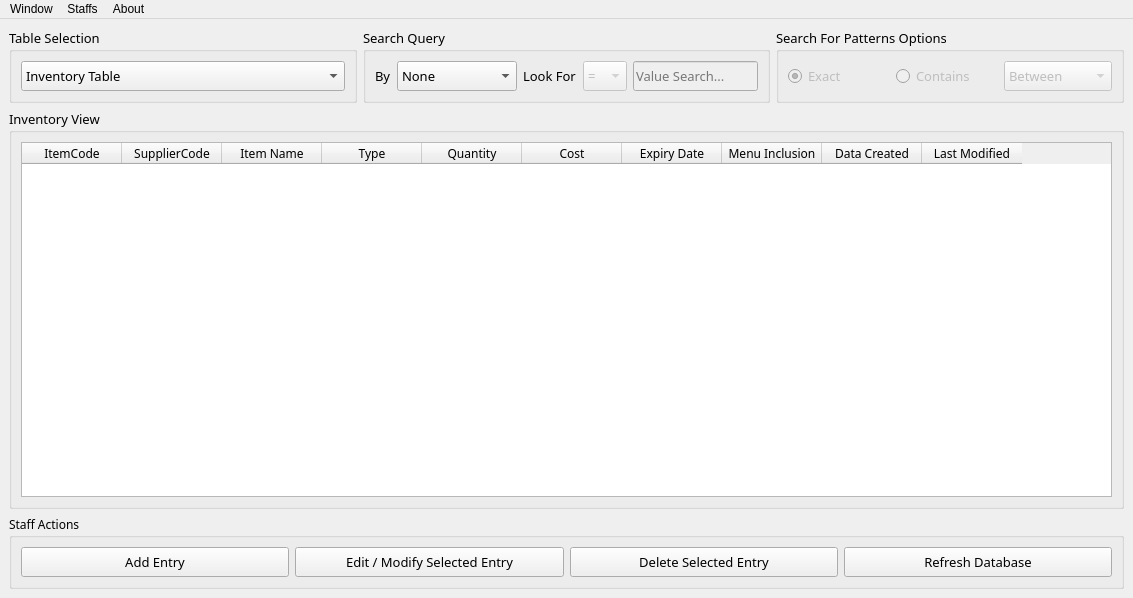
<?xml version="1.0" encoding="UTF-8"?>
<ui version="4.0">
 <class>Route88_InventorySystemView</class>
 <widget class="QMainWindow" name="Route88_InventorySystemView">
  <property name="windowModality">
   <enum>Qt::ApplicationModal</enum>
  </property>
  <property name="geometry">
   <rect>
    <x>0</x>
    <y>0</y>
    <width>1133</width>
    <height>598</height>
   </rect>
  </property>
  <property name="mouseTracking">
   <bool>true</bool>
  </property>
  <property name="focusPolicy">
   <enum>Qt::TabFocus</enum>
  </property>
  <property name="windowTitle">
   <string>Route88 System | Inventory SystemView</string>
  </property>
  <property name="windowIcon">
   <iconset>
    <normaloff>IcoDisplay/r_88.ico</normaloff>IcoDisplay/r_88.ico</iconset>
  </property>
  <property name="unifiedTitleAndToolBarOnMac">
   <bool>true</bool>
  </property>
  <widget class="QWidget" name="centralwidget">
   <layout class="QVBoxLayout" name="verticalLayout">
    <item>
     <layout class="QHBoxLayout" name="horizontalLayout_6">
      <property name="spacing">
       <number>6</number>
      </property>
      <item>
       <widget class="QGroupBox" name="groupBox_5">
        <property name="sizePolicy">
         <sizepolicy hsizetype="Preferred" vsizetype="Preferred">
          <horstretch>0</horstretch>
          <verstretch>0</verstretch>
         </sizepolicy>
        </property>
        <property name="font">
         <font>
          <family>Roboto Mono</family>
          <pointsize>10</pointsize>
         </font>
        </property>
        <property name="title">
         <string>Table Selection</string>
        </property>
        <layout class="QHBoxLayout" name="horizontalLayout_7">
         <item>
          <widget class="QComboBox" name="TableSystem_Selection">
           <property name="sizePolicy">
            <sizepolicy hsizetype="Preferred" vsizetype="Ignored">
             <horstretch>0</horstretch>
             <verstretch>0</verstretch>
            </sizepolicy>
           </property>
           <item>
            <property name="text">
             <string>Inventory Table</string>
            </property>
           </item>
           <item>
            <property name="text">
             <string>Supplier Table</string>
            </property>
           </item>
           <item>
            <property name="text">
             <string>Transaction Table</string>
            </property>
           </item>
          </widget>
         </item>
        </layout>
       </widget>
      </item>
      <item>
       <widget class="QGroupBox" name="groupBox_3">
        <property name="font">
         <font>
          <family>Roboto Mono</family>
          <pointsize>10</pointsize>
         </font>
        </property>
        <property name="title">
         <string>Search Query</string>
        </property>
        <layout class="QHBoxLayout" name="horizontalLayout_3">
         <item>
          <layout class="QHBoxLayout" name="horizontalLayout_2">
           <item>
            <widget class="QLabel" name="label">
             <property name="sizePolicy">
              <sizepolicy hsizetype="Fixed" vsizetype="Preferred">
               <horstretch>0</horstretch>
               <verstretch>0</verstretch>
              </sizepolicy>
             </property>
             <property name="minimumSize">
              <size>
               <width>0</width>
               <height>30</height>
              </size>
             </property>
             <property name="font">
              <font>
               <family>Roboto Mono</family>
               <pointsize>10</pointsize>
              </font>
             </property>
             <property name="text">
              <string>By</string>
             </property>
            </widget>
           </item>
           <item>
            <widget class="QComboBox" name="Query_ColumnOpt">
             <property name="sizePolicy">
              <sizepolicy hsizetype="Preferred" vsizetype="Ignored">
               <horstretch>0</horstretch>
               <verstretch>0</verstretch>
              </sizepolicy>
             </property>
             <property name="font">
              <font>
               <family>Roboto Mono</family>
               <pointsize>10</pointsize>
              </font>
             </property>
             <property name="currentText">
              <string>None</string>
             </property>
             <item>
              <property name="text">
               <string>None</string>
              </property>
             </item>
             <item>
              <property name="text">
               <string>All Columns</string>
              </property>
             </item>
             <item>
              <property name="text">
               <string>Item Code</string>
              </property>
             </item>
             <item>
              <property name="text">
               <string>Supplier Code</string>
              </property>
             </item>
             <item>
              <property name="text">
               <string>Item Name</string>
              </property>
             </item>
             <item>
              <property name="text">
               <string>Type</string>
              </property>
             </item>
             <item>
              <property name="text">
               <string>Quantity</string>
              </property>
             </item>
             <item>
              <property name="text">
               <string>Cost</string>
              </property>
             </item>
             <item>
              <property name="text">
               <string>Expiry Date</string>
              </property>
             </item>
             <item>
              <property name="text">
               <string>Menu Inclusion</string>
              </property>
             </item>
             <item>
              <property name="text">
               <string>Data Created</string>
              </property>
             </item>
             <item>
              <property name="text">
               <string>Last Modified</string>
              </property>
             </item>
            </widget>
           </item>
           <item>
            <widget class="QLabel" name="label_2">
             <property name="sizePolicy">
              <sizepolicy hsizetype="Fixed" vsizetype="Preferred">
               <horstretch>0</horstretch>
               <verstretch>0</verstretch>
              </sizepolicy>
             </property>
             <property name="minimumSize">
              <size>
               <width>0</width>
               <height>30</height>
              </size>
             </property>
             <property name="font">
              <font>
               <family>Roboto Mono</family>
               <pointsize>10</pointsize>
              </font>
             </property>
             <property name="text">
              <string>Look For</string>
             </property>
            </widget>
           </item>
           <item>
            <widget class="QComboBox" name="Query_Operator">
             <property name="enabled">
              <bool>false</bool>
             </property>
             <property name="sizePolicy">
              <sizepolicy hsizetype="Preferred" vsizetype="Ignored">
               <horstretch>0</horstretch>
               <verstretch>0</verstretch>
              </sizepolicy>
             </property>
             <item>
              <property name="text">
               <string>=</string>
              </property>
             </item>
             <item>
              <property name="text">
               <string>&lt;&gt;</string>
              </property>
             </item>
             <item>
              <property name="text">
               <string>&gt;</string>
              </property>
             </item>
             <item>
              <property name="text">
               <string>&lt;</string>
              </property>
             </item>
             <item>
              <property name="text">
               <string>&gt;=</string>
              </property>
             </item>
             <item>
              <property name="text">
               <string>&lt;=</string>
              </property>
             </item>
            </widget>
           </item>
           <item>
            <widget class="QLineEdit" name="Query_ValueToSearch">
             <property name="enabled">
              <bool>false</bool>
             </property>
             <property name="sizePolicy">
              <sizepolicy hsizetype="Preferred" vsizetype="Ignored">
               <horstretch>0</horstretch>
               <verstretch>0</verstretch>
              </sizepolicy>
             </property>
             <property name="placeholderText">
              <string>Value Search...</string>
             </property>
             <property name="clearButtonEnabled">
              <bool>true</bool>
             </property>
            </widget>
           </item>
          </layout>
         </item>
        </layout>
       </widget>
      </item>
      <item>
       <widget class="QGroupBox" name="groupBox_4">
        <property name="sizePolicy">
         <sizepolicy hsizetype="Preferred" vsizetype="Fixed">
          <horstretch>0</horstretch>
          <verstretch>0</verstretch>
         </sizepolicy>
        </property>
        <property name="font">
         <font>
          <family>Roboto Mono</family>
          <pointsize>10</pointsize>
         </font>
        </property>
        <property name="title">
         <string>Search For Patterns Options</string>
        </property>
        <layout class="QHBoxLayout" name="horizontalLayout_5">
         <item>
          <widget class="QRadioButton" name="SearchPattern_ExactOpt">
           <property name="enabled">
            <bool>false</bool>
           </property>
           <property name="minimumSize">
            <size>
             <width>0</width>
             <height>30</height>
            </size>
           </property>
           <property name="font">
            <font>
             <family>Roboto Mono</family>
             <pointsize>10</pointsize>
            </font>
           </property>
           <property name="text">
            <string>Exact</string>
           </property>
           <property name="checked">
            <bool>true</bool>
           </property>
           <property name="autoExclusive">
            <bool>true</bool>
           </property>
          </widget>
         </item>
         <item>
          <widget class="QRadioButton" name="SearchPattern_ContainOpt">
           <property name="enabled">
            <bool>false</bool>
           </property>
           <property name="minimumSize">
            <size>
             <width>0</width>
             <height>30</height>
            </size>
           </property>
           <property name="font">
            <font>
             <family>Roboto Mono</family>
             <pointsize>10</pointsize>
            </font>
           </property>
           <property name="text">
            <string>Contains</string>
           </property>
          </widget>
         </item>
         <item>
          <widget class="QComboBox" name="SearchPattern_ComboBox">
           <property name="enabled">
            <bool>false</bool>
           </property>
           <property name="sizePolicy">
            <sizepolicy hsizetype="Preferred" vsizetype="Preferred">
             <horstretch>0</horstretch>
             <verstretch>0</verstretch>
            </sizepolicy>
           </property>
           <property name="minimumSize">
            <size>
             <width>0</width>
             <height>30</height>
            </size>
           </property>
           <property name="font">
            <font>
             <family>Roboto Mono</family>
             <pointsize>10</pointsize>
            </font>
           </property>
           <item>
            <property name="text">
             <string>Between</string>
            </property>
           </item>
           <item>
            <property name="text">
             <string>Starting With</string>
            </property>
           </item>
           <item>
            <property name="text">
             <string>Ends With</string>
            </property>
           </item>
          </widget>
         </item>
        </layout>
       </widget>
      </item>
     </layout>
    </item>
    <item>
     <widget class="QGroupBox" name="groupBox">
      <property name="font">
       <font>
        <family>Roboto Mono</family>
        <pointsize>10</pointsize>
       </font>
      </property>
      <property name="title">
       <string>Inventory View</string>
      </property>
      <layout class="QHBoxLayout" name="horizontalLayout">
       <item>
        <widget class="QTableWidget" name="InventoryTable_View">
         <property name="font">
          <font>
           <family>Roboto Mono</family>
           <pointsize>9</pointsize>
          </font>
         </property>
         <property name="sizeAdjustPolicy">
          <enum>QAbstractScrollArea::AdjustToContents</enum>
         </property>
         <property name="editTriggers">
          <set>QAbstractItemView::NoEditTriggers</set>
         </property>
         <property name="alternatingRowColors">
          <bool>true</bool>
         </property>
         <property name="selectionMode">
          <enum>QAbstractItemView::SingleSelection</enum>
         </property>
         <property name="selectionBehavior">
          <enum>QAbstractItemView::SelectRows</enum>
         </property>
         <property name="verticalScrollMode">
          <enum>QAbstractItemView::ScrollPerPixel</enum>
         </property>
         <property name="horizontalScrollMode">
          <enum>QAbstractItemView::ScrollPerPixel</enum>
         </property>
         <property name="showGrid">
          <bool>true</bool>
         </property>
         <property name="gridStyle">
          <enum>Qt::DashLine</enum>
         </property>
         <property name="sortingEnabled">
          <bool>true</bool>
         </property>
         <property name="cornerButtonEnabled">
          <bool>false</bool>
         </property>
         <attribute name="verticalHeaderVisible">
          <bool>true</bool>
         </attribute>
         <attribute name="verticalHeaderShowSortIndicator" stdset="0">
          <bool>true</bool>
         </attribute>
         <attribute name="verticalHeaderStretchLastSection">
          <bool>false</bool>
         </attribute>
         <column>
          <property name="text">
           <string>ItemCode</string>
          </property>
         </column>
         <column>
          <property name="text">
           <string>SupplierCode</string>
          </property>
         </column>
         <column>
          <property name="text">
           <string>Item Name</string>
          </property>
         </column>
         <column>
          <property name="text">
           <string>Type</string>
          </property>
         </column>
         <column>
          <property name="text">
           <string>Quantity</string>
          </property>
         </column>
         <column>
          <property name="text">
           <string>Cost</string>
          </property>
         </column>
         <column>
          <property name="text">
           <string>Expiry Date</string>
          </property>
         </column>
         <column>
          <property name="text">
           <string>Menu Inclusion</string>
          </property>
         </column>
         <column>
          <property name="text">
           <string>Data Created</string>
          </property>
         </column>
         <column>
          <property name="text">
           <string>Last Modified</string>
          </property>
         </column>
        </widget>
       </item>
      </layout>
     </widget>
    </item>
    <item>
     <widget class="QGroupBox" name="groupBox_2">
      <property name="font">
       <font>
        <family>Roboto Mono</family>
       </font>
      </property>
      <property name="title">
       <string>Staff Actions</string>
      </property>
      <layout class="QHBoxLayout" name="horizontalLayout_4">
       <item>
        <widget class="QPushButton" name="StaffAct_Add">
         <property name="sizePolicy">
          <sizepolicy hsizetype="Minimum" vsizetype="Ignored">
           <horstretch>0</horstretch>
           <verstretch>0</verstretch>
          </sizepolicy>
         </property>
         <property name="minimumSize">
          <size>
           <width>0</width>
           <height>30</height>
          </size>
         </property>
         <property name="font">
          <font>
           <pointsize>10</pointsize>
          </font>
         </property>
         <property name="text">
          <string>Add Entry</string>
         </property>
        </widget>
       </item>
       <item>
        <widget class="QPushButton" name="StaffAct_Edit">
         <property name="sizePolicy">
          <sizepolicy hsizetype="Minimum" vsizetype="Ignored">
           <horstretch>0</horstretch>
           <verstretch>0</verstretch>
          </sizepolicy>
         </property>
         <property name="minimumSize">
          <size>
           <width>0</width>
           <height>30</height>
          </size>
         </property>
         <property name="font">
          <font>
           <pointsize>10</pointsize>
          </font>
         </property>
         <property name="text">
          <string>Edit / Modify Selected Entry</string>
         </property>
        </widget>
       </item>
       <item>
        <widget class="QPushButton" name="StaffAct_Delete">
         <property name="sizePolicy">
          <sizepolicy hsizetype="Minimum" vsizetype="Ignored">
           <horstretch>0</horstretch>
           <verstretch>0</verstretch>
          </sizepolicy>
         </property>
         <property name="minimumSize">
          <size>
           <width>0</width>
           <height>30</height>
          </size>
         </property>
         <property name="font">
          <font>
           <pointsize>10</pointsize>
          </font>
         </property>
         <property name="text">
          <string>Delete Selected Entry</string>
         </property>
        </widget>
       </item>
       <item>
        <widget class="QPushButton" name="StaffAct_RefreshData">
         <property name="sizePolicy">
          <sizepolicy hsizetype="Minimum" vsizetype="Ignored">
           <horstretch>0</horstretch>
           <verstretch>0</verstretch>
          </sizepolicy>
         </property>
         <property name="font">
          <font>
           <pointsize>10</pointsize>
          </font>
         </property>
         <property name="text">
          <string>Refresh Database</string>
         </property>
        </widget>
       </item>
      </layout>
     </widget>
    </item>
   </layout>
  </widget>
  <widget class="QMenuBar" name="menubar">
   <property name="geometry">
    <rect>
     <x>0</x>
     <y>0</y>
     <width>1133</width>
     <height>21</height>
    </rect>
   </property>
   <widget class="QMenu" name="menuWindow">
    <property name="title">
     <string>Window</string>
    </property>
    <addaction name="Window_SwitchSystemView"/>
    <addaction name="Window_Quit"/>
   </widget>
   <widget class="QMenu" name="menuStaffs">
    <property name="title">
     <string>Staffs</string>
    </property>
    <addaction name="Staff_SwitchTo"/>
    <addaction name="Staff_Manage"/>
   </widget>
   <widget class="QMenu" name="menuAbout">
    <property name="title">
     <string>About</string>
    </property>
    <addaction name="About_InfoSystem"/>
   </widget>
   <addaction name="menuWindow"/>
   <addaction name="menuStaffs"/>
   <addaction name="menuAbout"/>
  </widget>
  <action name="About_InfoSystem">
   <property name="text">
    <string>About This System...</string>
   </property>
  </action>
  <action name="Staff_SwitchTo">
   <property name="text">
    <string>Logout / Switch To...</string>
   </property>
  </action>
  <action name="Staff_Manage">
   <property name="text">
    <string>Manage Staffs...</string>
   </property>
  </action>
  <action name="Window_SwitchSystemView">
   <property name="text">
    <string>Switch System...</string>
   </property>
  </action>
  <action name="Window_Quit">
   <property name="text">
    <string>Quit</string>
   </property>
  </action>
 </widget>
 <resources/>
 <connections/>
</ui>
